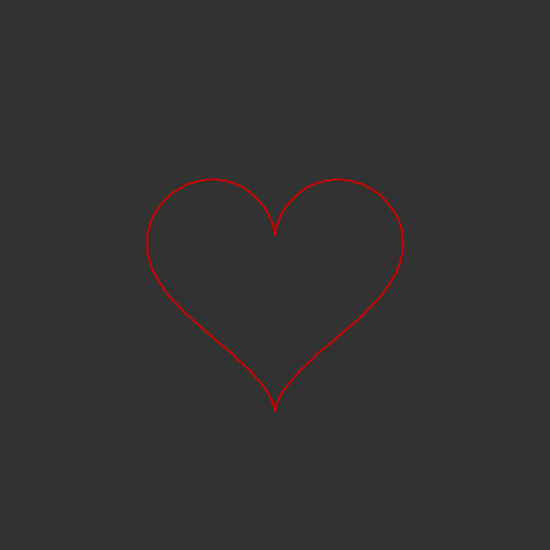
Frame 1 (no input)
Frame 60 (the mouse pressed at the canvas centre just before this capture): identical to frame 1, image omitted
Frame 120 (the mouse held since frame 60 and released just before this capture): identical to frame 1, image omitted

The Processing sketch that drew this single still picture (run headless with seeded random() and noise(); from frame 60 on, the mouse is pressed at the canvas centre):

// Processing sketch: hato2
// ── hato2.pde
void setup() {
  size(550, 550);
}

void draw() {
  background(50);

  strokeWeight(8);
  stroke(200);

  noFill();
  strokeWeight(2);
  stroke(200, 0, 0);
  strokeJoin(ROUND); 
  drawHeart(width/2, height/2, 8);  
}

void drawHeart(int ox, int oy, int size) {
  pushMatrix();
  translate(ox, oy);
  beginShape();
  for (int theta = 0; theta < 360; theta++) {
    float x = size * (16 * sin(radians(theta)) * sin(radians(theta)) * sin(radians(theta)));
    float y = (-1) * size * (13 * cos(radians(theta)) - 5 * cos(radians(2 * theta))
      - 2 * cos(radians(3 * theta)) - cos(radians(4 * theta)));

    vertex(x, y);
  }
  endShape(CLOSE);
  popMatrix();
}

int count=1;

void keyPressed(){
  if(keyCode == ENTER)
  {
    save("image"+count+".jpg");
    count++;
  }
}
